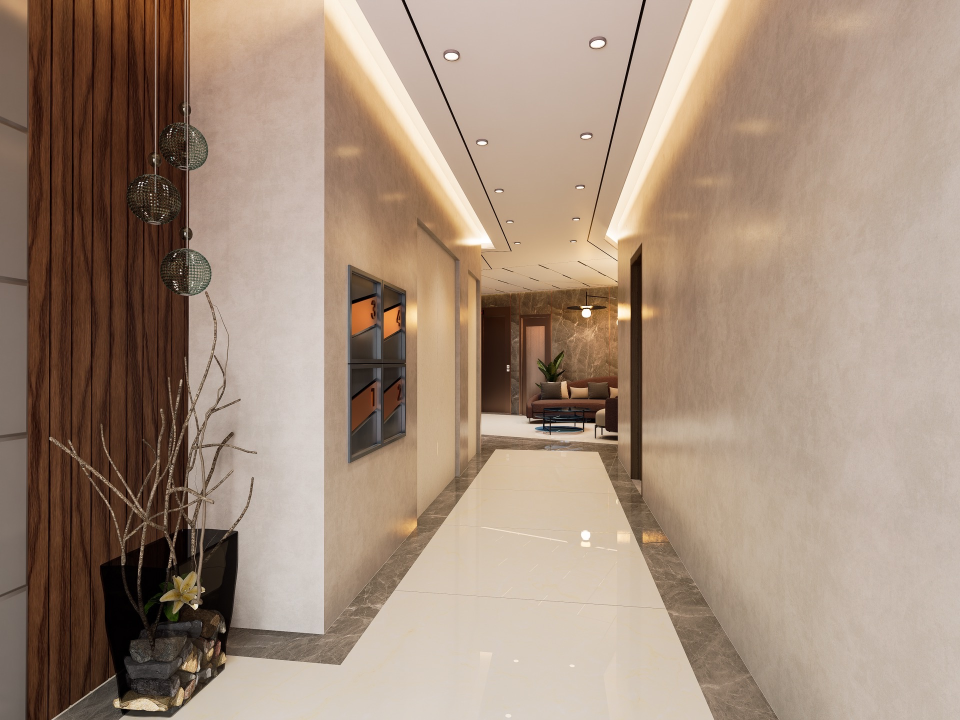
#> input picture web-fotos/calle-grande-28/gallery__comunes-01.jpg, 1920 x 1440 px (shown at 1/2 size); its folder holds 3 pictures in this run
$ python image_registry.py
#> lines starting #> are read from the running program, lines starting #| are printed output that depends on the picture
#!/usr/bin/env python3
"""Registro de identidad de imagen de @manzanoshabitat.

Regla permanente de Victor (21-sep-2026): NINGUNA foto se repite en un post ni
en una story durante al menos 360 dias. La identidad es la FOTO fuente, no el
nombre de la tarjeta: `27-azagra-valor.jpg` (post) y `27-azagra-valor-story.jpg`
(story) salen de la MISMA foto, y la misma foto puede estar dos veces en disco
(raw/grande28/salon.jpg y web-fotos/calle-grande-28/gallery__salon-01.jpg).

Estado (gitignorado, local como .daily_state.json):
  .image_index.json      tarjeta -> {photo, phash, src, how}
  .published_images.json historial [{date, kind, card, photo, phash}]

Mismo diseño que ~/palacio-social/image_registry.py ([[palacio-ig-no-repeat-360]]).
"""
import os, json, sys, glob, unicodedata, datetime

LOCAL = os.path.dirname(os.path.abspath(__file__))
INDEX_FILE = os.path.join(LOCAL, ".image_index.json")
LEDGER_FILE = os.path.join(LOCAL, ".published_images.json")

# Fotos fuente (no tarjetas). raw/ recursivo + fotos oficiales de la web por
# proyecto + material real ya publicado.
SRC_GLOBS = [
    os.path.join(LOCAL, "raw", "**", "*.jpg"),
    os.path.join(LOCAL, "raw", "**", "*.jpeg"),
    os.path.join(LOCAL, "raw", "**", "*.png"),
    os.path.join(LOCAL, "web-fotos", "**", "*.jpg"),
    os.path.join(LOCAL, "reales", "published", "*.jpg"),
]
# WHY: los heros de la web existen reescalados a 640/1024/1600; son la MISMA foto
# que hero.jpg y solo meten ruido en el emparejamiento.
SKIP_RE = ("-640.", "-1024.", "-1600.")

# 1 publicacion cada 2 dias = 183/ano x 2 fotos (post + story) = 366 fotos.
NO_REPEAT_DAYS = 360
# Hamming <= 6 sobre aHash 16x16 = misma foto (umbral validado en agolfcars y palacio).
PHASH_NEAR = 6
BITS = 16


def key(card):
    # WHY NFC: macOS devuelve nombres en NFD y CAPTIONS.md en NFC (gotcha de palacio).
    return unicodedata.normalize("NFC", card)


def phash(path, bits=BITS):
    """aHash del cuadrado central de la FOTO fuente. cover() recorta centrado,
    asi que el centro sobrevive tanto al 4:5 del post como al 9:16 de la story."""
    from PIL import Image
    im = Image.open(path).convert("L")
    w, h = im.size
    half = min(w, h) / 2 * 0.88
    im = im.crop((int(w / 2 - half), int(h / 2 - half), int(w / 2 + half), int(h / 2 + half)))
    im = im.resize((bits, bits), Image.LANCZOS)
    px = list(im.getdata()); avg = sum(px) / len(px)
    return "".join("1" if p > avg else "0" for p in px)


# [4 lines left out: function hamming, not called in this run]


def same_photo(a, b, near=PHASH_NEAR):
    return hamming(a, b) <= near


def load_index():
    try:
        return {key(k): v for k, v in json.load(open(INDEX_FILE, encoding="utf-8")).items()}
    except Exception:
        return {}


# [8 lines left out: function _atomic_dump, not called in this run]


def save_index(idx):
    _atomic_dump({key(k): v for k, v in idx.items()}, INDEX_FILE)


# [49 lines left out: functions card_phash, load_ledger, record, blocked_hashes, is_blocked, not called in this run]


def sources():
    out = {}
    for g in SRC_GLOBS:
        for p in sorted(glob.glob(g, recursive=True)):
            if any(s in p for s in SKIP_RE):
                continue
            out.setdefault(os.path.relpath(p, LOCAL), p)
#> pass 2 of the loop in sources, `for g in SRC_GLOBS:`:
#> pass 3 of the loop in sources, `for g in SRC_GLOBS:`:
#> the loop made 5 passes; the first 3 are shown
#> in build_index, im is the input picture: PIL image 1920x1440 RGB; mean R, G, B 162.7, 140.6, 122.8
    return out


def build_index(verbose=True):
    """Casa cada tarjeta de posts/ y stories/ con su foto fuente simulando el
    recorte real de cada formato (cover 1080x1350 / 1080x1920) y comparando la
    zona interior (sin marco ni logo)."""
    from PIL import Image

    def cover(im, w, h):
#> called with w = 1080, h = 1350
        s = max(w / im.width, h / im.height)
#> s = 0.938
        nw, nh = int(im.width * s + 1), int(im.height * s + 1)
#> nw = 1801; nh = 1351
        im = im.resize((nw, nh), Image.LANCZOS)
#> im: PIL image 1801x1351 RGB
        return im.crop(((nw - w) // 2, (nh - h) // 2, (nw - w) // 2 + w, (nh - h) // 2 + h))
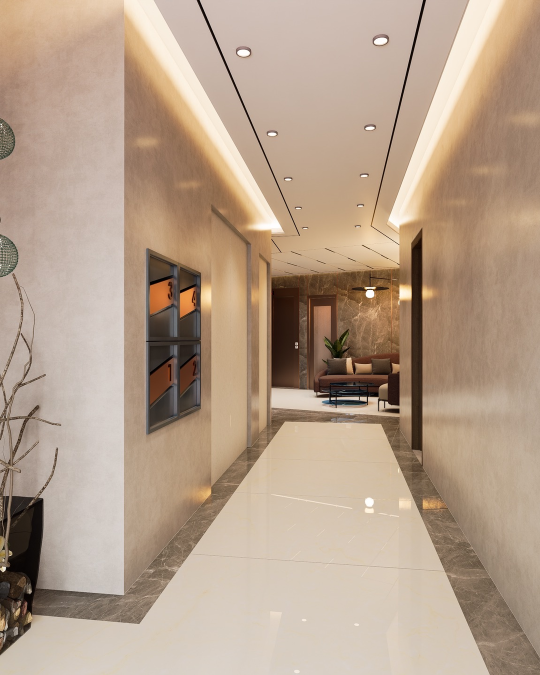
#> returned value: PIL image 1080x1350 RGB (shown at 1/2 size); mean R, G, B 181.4, 159.2, 139.3

    def inner(im, bits=BITS):
#> called with bits = 16
        im = im.convert("L"); w, h = im.size
#> after `w, h = im.size`: w = 1080; h = 1350
        im = im.crop((int(w * .12), int(h * .10), int(w * .88), int(h * .78)))
#> im: PIL image 821x918 L
        im = im.resize((bits, bits), Image.LANCZOS)
#> im: PIL image 16x16 L
        px = list(im.getdata()); avg = sum(px) / len(px)
#> after `px = list(im.getdata())`: px = 256 values, max 233 at index 4, min 35 at index 136, mean 155.8
#> after `avg = sum(px) / len(px)`: avg = 155.8
        return "".join("1" if p > avg else "0" for p in px)

    src = sources()
    sim = {"posts": {}, "stories": {}}; src_ph = {}
    for rel, p in src.items():
        try:
            im = Image.open(p).convert("RGB")
        except Exception:
            continue
        sim["posts"][rel] = inner(cover(im, 1080, 1350))
        sim["stories"][rel] = inner(cover(im, 1080, 1920))
#> call 2 of cover, with w = 1080, h = 1920
#> in cover (call 2), `return im.crop(((nw - w) // 2, (nh - h) // 2, (nw - w) // 2 + w, (nh -..`:
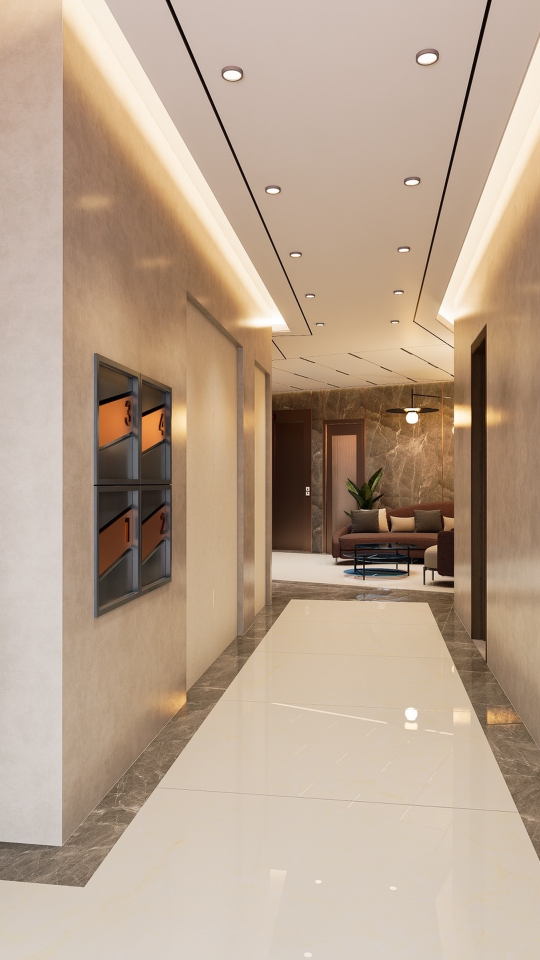
#> returned value: PIL image 1080x1920 RGB (shown at 1/2 size); mean R, G, B 184.8, 162.4, 141.8
#> call 2 of inner, with bits = 16
#> in inner (call 2), `im = im.crop((int(w * .12), int(h * .10), int(w * .88), int(h * .78)))`:
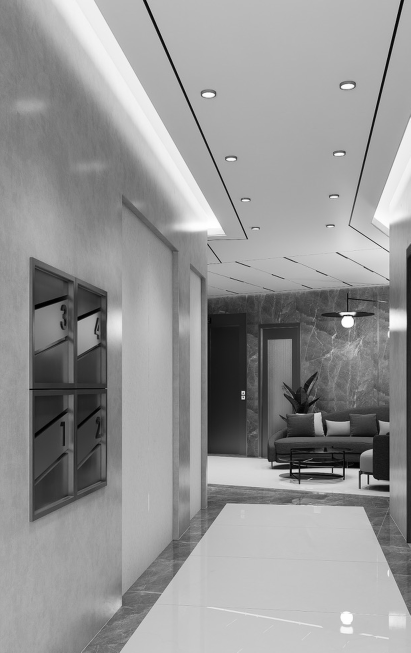
#> im: PIL image 821x1305 L (shown at 1/2 size); min 0, max 255, mean 149.4
#> in inner (call 2), `im = im.resize((bits, bits), Image.LANCZOS)`:
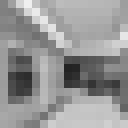
#> im: PIL image 16x16 L (shown 8 times larger); min 34, max 238, mean 149.5
#> in inner (call 2), `px = list(im.getdata())`: px = 256 values, max 238 at index 3, min 34 at index 136, mean 149.5
#> in inner (call 2), `avg = sum(px) / len(px)`: avg = 149.5
        src_ph[rel] = phash(p)
#> in phash, `im = Image.open(path).convert("L")`:
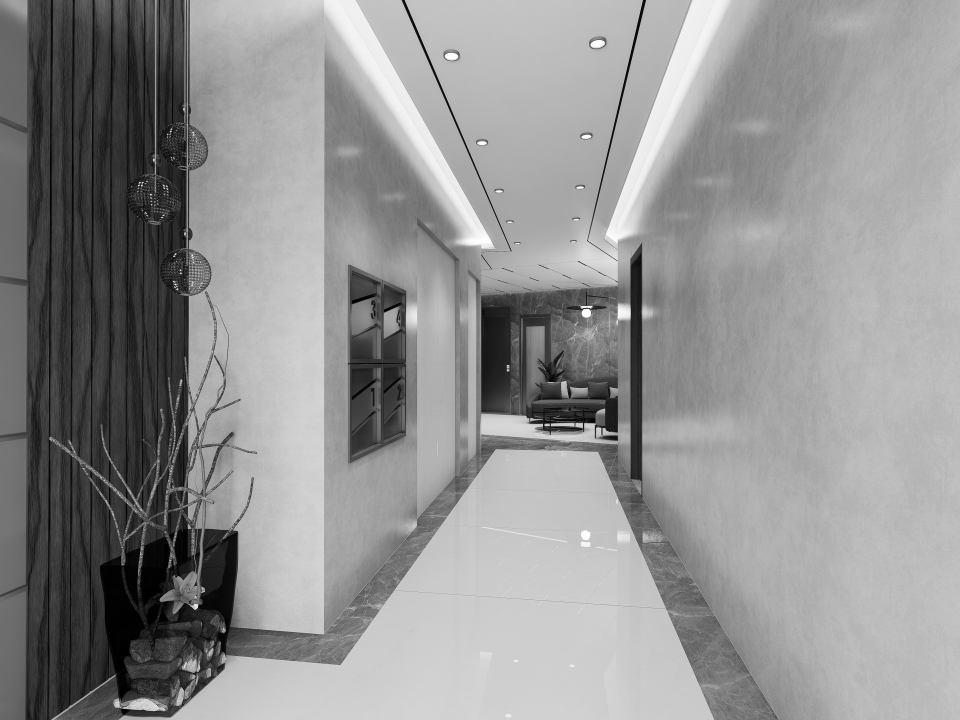
#> im: PIL image 1920x1440 L (shown at 1/2 size); min 0, max 255, mean 145.2
#> in phash, `im = im.crop((int(w / 2 - half), int(h / 2 - half), int(w / 2 + half),..`:
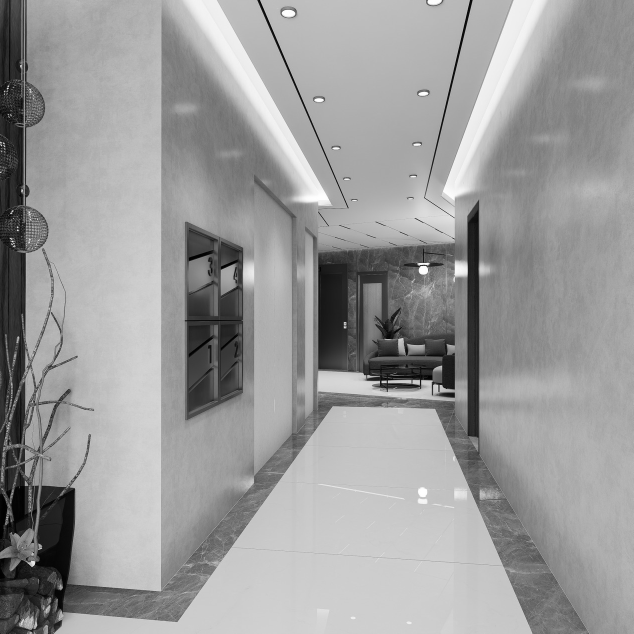
#> im: PIL image 1267x1267 L (shown at 1/2 size); min 0, max 255, mean 155.1
#> in phash, `im = im.resize((bits, bits), Image.LANCZOS)`:
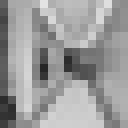
#> im: PIL image 16x16 L (shown 8 times larger); min 38, max 227, mean 155.2
#> in phash, `px = list(im.getdata())`: px = 256 values, max 227 at index 5, min 38 at index 133, mean 155.2
#> in phash, `avg = sum(px) / len(px)`: avg = 155.2
#> pass 2 of the loop in build_index, `for rel, p in src.items():`:
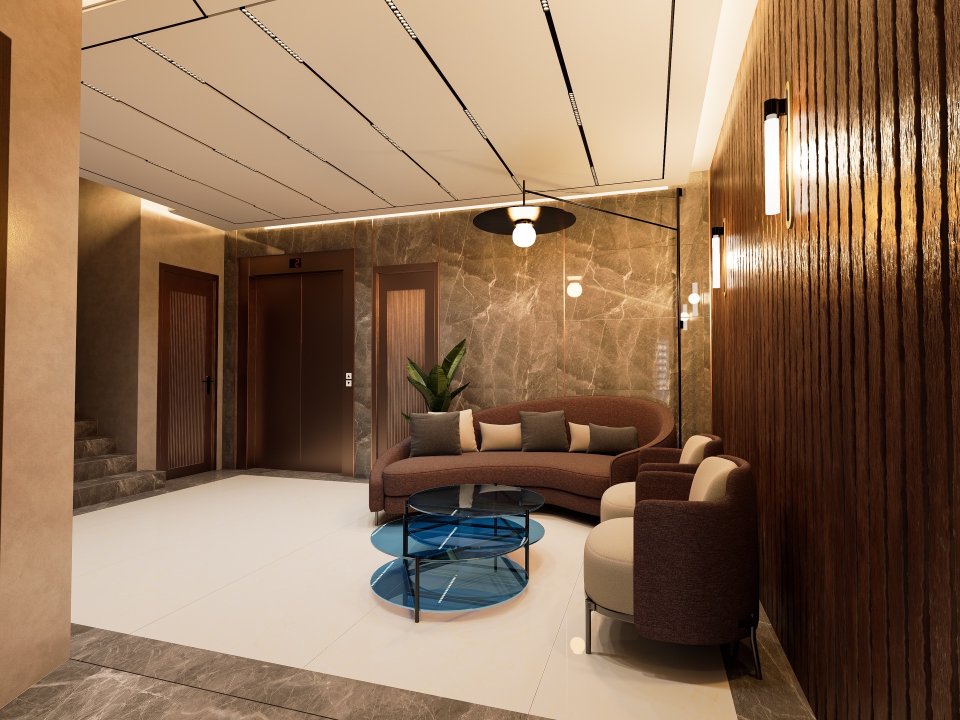
#> input picture web-fotos/calle-grande-28/gallery__comunes-02.jpg, 1920 x 1440 px (shown at 1/2 size)
#> in build_index, im is the input picture: PIL image 1920x1440 RGB; mean R, G, B 140.5, 111.6, 86.9
#> in cover (call 4), `return im.crop(((nw - w) // 2, (nh - h) // 2, (nw - w) // 2 + w, (nh -..`:
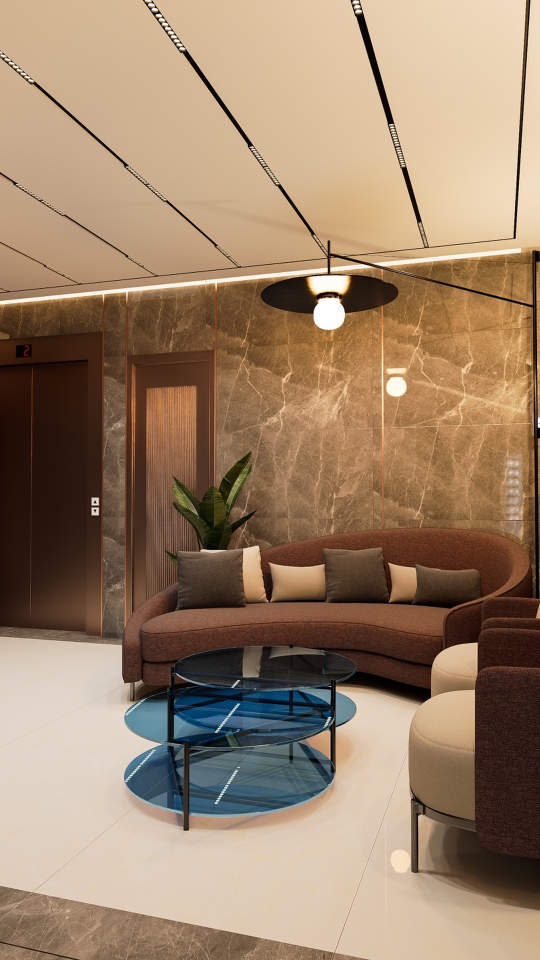
#> returned value: PIL image 1080x1920 RGB (shown at 1/2 size); mean R, G, B 155.8, 129.8, 105.4
#> in phash (call 2), `im = im.resize((bits, bits), Image.LANCZOS)`:
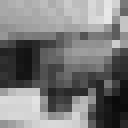
#> im: PIL image 16x16 L (shown 8 times larger); min 10, max 232, mean 121.6
#> in phash (call 2), `px = list(im.getdata())`: px = 256 values, max 232 at index 29, min 10 at index 206, mean 121.6
#> in phash (call 2), `avg = sum(px) / len(px)`: avg = 121.6
#> pass 3 of the loop in build_index, `for rel, p in src.items():`:
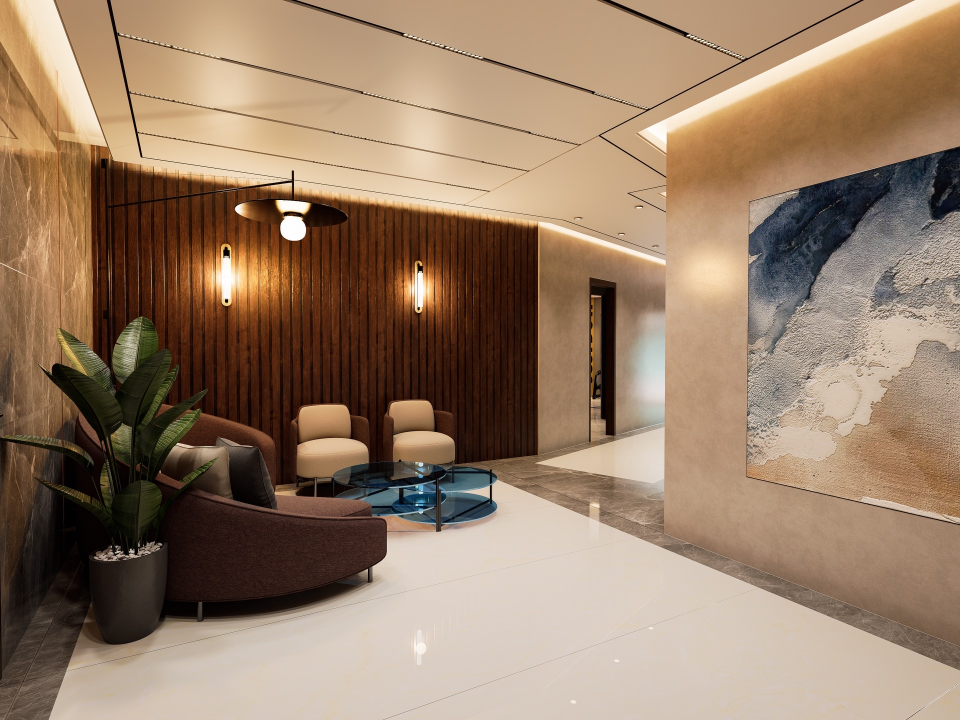
#> input picture web-fotos/calle-grande-28/gallery__comunes-03.jpg, 1920 x 1440 px (shown at 1/2 size)
#> in build_index, im is the input picture: PIL image 1920x1440 RGB; mean R, G, B 151.7, 126.4, 103.8
#> in cover (call 6), `return im.crop(((nw - w) // 2, (nh - h) // 2, (nw - w) // 2 + w, (nh -..`:
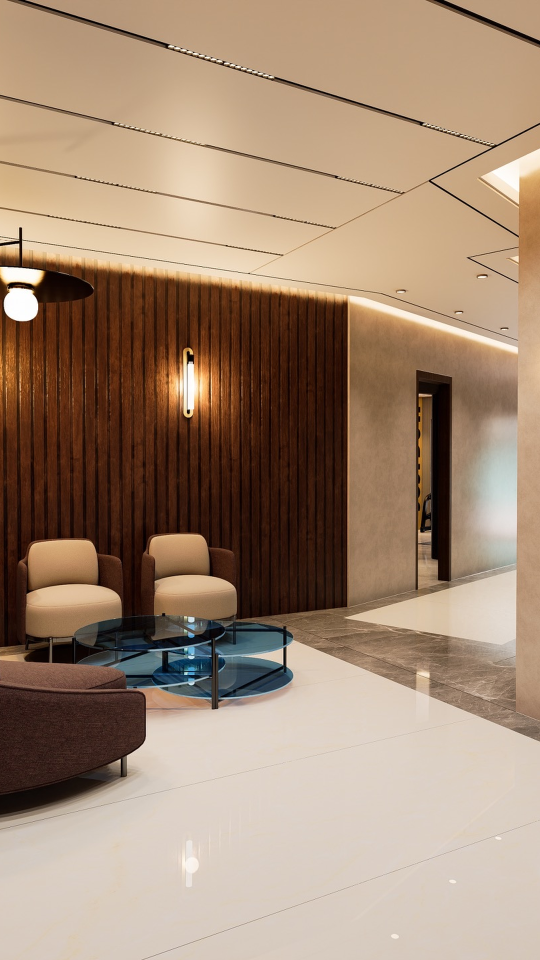
#> returned value: PIL image 1080x1920 RGB (shown at 1/2 size); mean R, G, B 161.7, 136.7, 115.4
#> in phash (call 3), `im = im.resize((bits, bits), Image.LANCZOS)`:
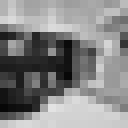
#> im: PIL image 16x16 L (shown 8 times larger); min 7, max 227, mean 133.2
#> in phash (call 3), `px = list(im.getdata())`: px = 256 values, max 227 at index 214, min 7 at index 208, mean 133.2
#> in phash (call 3), `avg = sum(px) / len(px)`: avg = 133.2

    old = load_index()
    idx, weak = {}, []
    for sub in ("posts", "stories"):
#> (the run stopped early here; a loop or call above may not have finished)
